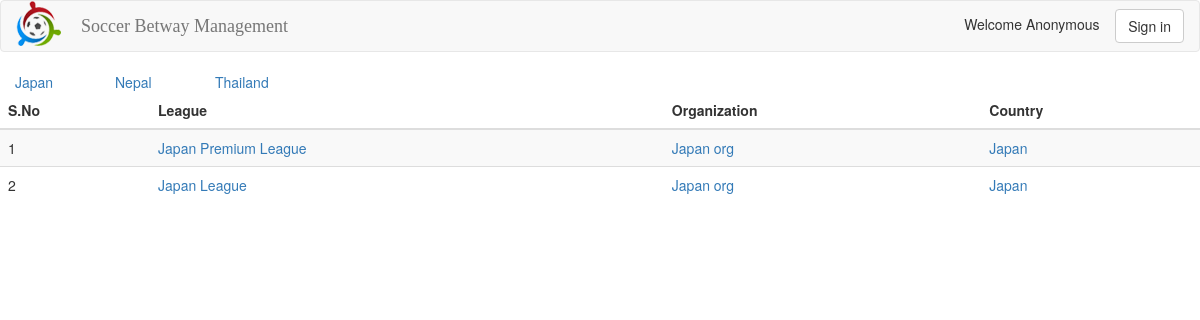
Screenshot of /index.php?page=country&continent=asia with the database file from the repository.
### tables this page shows
CREATE TABLE `sbm_country` (
  `country_name` varchar(45) NOT NULL,
  `continent_name` varchar(45) NOT NULL,
  PRIMARY KEY (`country_name`)
);

CREATE TABLE `sbm_league` (
  `league_id` int(11) NOT NULL AUTO_INCREMENT,
  `participants_number` int(11) NOT NULL,
  `league_name` varchar(100) NOT NULL,
  `organization_id` int(11) NOT NULL,
  PRIMARY KEY (`league_id`),
  KEY `organization_id_idx` (`organization_id`),
  CONSTRAINT `organization_id` FOREIGN KEY (`organization_id`) REFERENCES `sbm_organization` (`organization_id`) ON DELETE NO ACTION ON UPDATE CASCADE
);

CREATE TABLE `sbm_organization` (
  `organization_id` int(11) NOT NULL AUTO_INCREMENT,
  `organization_name` varchar(45) NOT NULL,
  `country_name` varchar(45) DEFAULT NULL,
  PRIMARY KEY (`organization_id`),
  KEY `country_name_idx` (`country_name`),
  CONSTRAINT `country_name` FOREIGN KEY (`country_name`) REFERENCES `sbm_country` (`country_name`) ON DELETE NO ACTION ON UPDATE CASCADE
);

### includes/country.inc.php (called while the page is built)
<?php
include("classes/country.class.php");
$oCountry = new country();
$oCountry->continent= $_GET['continent'];
$oCountry->countryList();
include("classes/league.class.php");
$oLeague = new league();
$country = $oCountry->getCountry();
$oLeague->country= $country;
$oLeague->leagueList();
?>

### config.php (called while the page is built, shortened)
<?php
require_once("classes/database.class.php");
$m_db=new clsMySQLDB();
?>

### classes/database.class.php (called while the page is built, shortened)
<?php
class clsMySQLDB
{
	function Query($sql)
	{
		return mysql_query($sql);
	}
	function Fetch($rs)
	{
		return mysql_fetch_assoc($rs);
	}
}
?>

### classes/league.class.php (the view, shortened to what this page needs)
<?php
class league
{
	function leagueList()
	{
		global $m_db;
		$counter = 1;
		$result = $m_db->Query("SELECT
					   l.league_id, l.league_name, o.organization_id, o.organization_name, o.country_name
					FROM
					   sbm_league as l
					LEFT JOIN
					   sbm_organization as o
					      ON l.organization_id=o.organization_id
						WHERE o.country_name = '".$this->country."'");
		echo("<table class=\"table table-striped\">");
		echo("<thead><tr><th>S.No</th><th>League</th><th>Organization</th><th>Country</th></tr></thead>");
		echo("<tbody>");
		while ($row=$m_db->Fetch($result))
		{
			echo("<tr>");
			echo("<td>".$counter."</td>");
			echo("<td><a href=\"index.php?page=fixture&leagueid=". $row['league_id'] ."\">".$row['league_name']. "</a></td>");
			echo("<td><a href=\"index.php?page=fixture&leagueid=". $row['league_id'] ."\">".$row['organization_name']. "</a></td>");
			echo("<td><a href=\"index.php?page=fixture&leagueid=". $row['league_id'] ."\">".$row['country_name']. "</a></td>");
			echo("</tr>");
			$counter++;
		}
		echo("</tbody></table>");
	}
}
?>

### classes/country.class.php
<?php
class country
{
	function countryList()
	{
		global $m_db;
		$result = $m_db->Query("SELECT * FROM sbm_country WHERE continent_name ='" . $this->continent . "'");
		echo("<div class=\"container-fluid\"><div class=\"row\">");
		while ($row=$m_db->Fetch($result))
			echo("<div class=\"col-md-1\"><a href=\"index.php?page=league&continent=".$this->continent ."&country=". $row['country_name'] ."\">".$row['country_name']. "</a></div>");
		echo("</div></div>");
	}
	function getCountry()
	{
		global $m_db;
		$result = $m_db->Query("SELECT country_name FROM sbm_country WHERE continent_name ='" . $this->continent . "' LIMIT 1");
		$row = $m_db->Fetch($result);
		return $row['country_name'];
	}
}
?>

### rows the page displays
sbm_country: country_name "Japan"
sbm_country: country_name "Nepal"
sbm_country: country_name "Thailand"
sbm_league: league_name "Japan Premium League", organization.organization_name "Japan org", organization.country_name "Japan"
sbm_league: league_name "Japan League", organization.organization_name "Japan org", organization.country_name "Japan"
